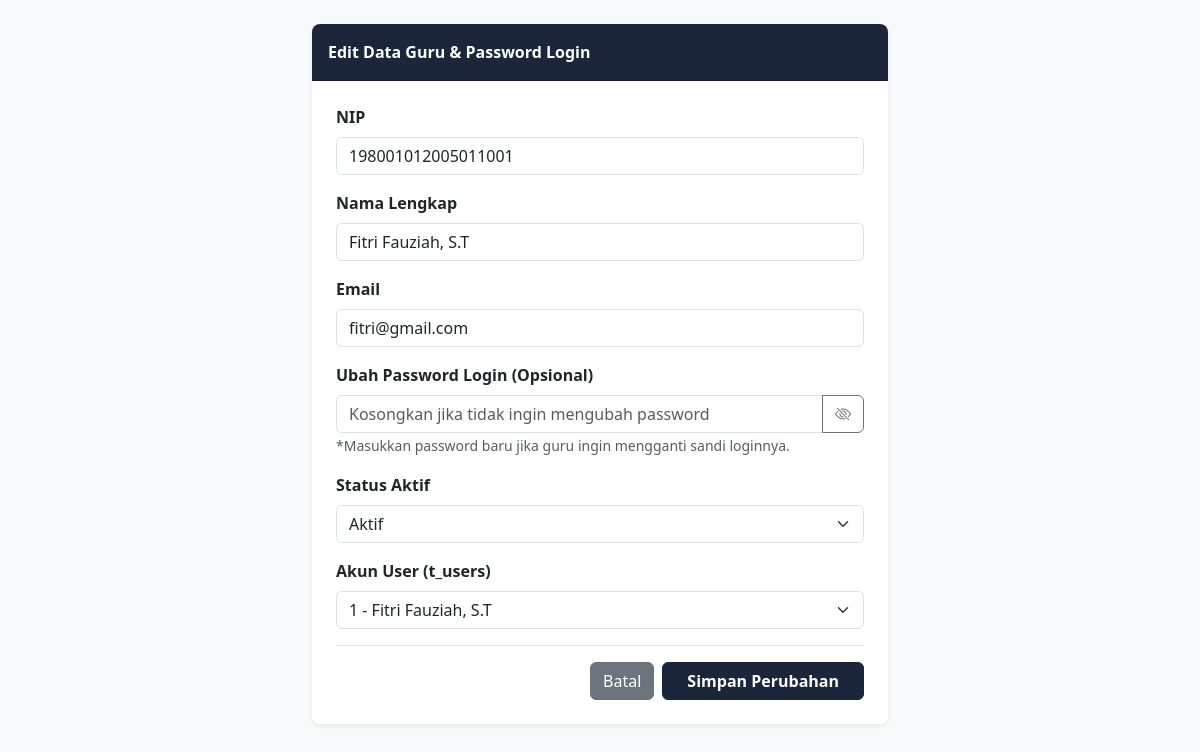
Page /guru/guru_edit.php?id=1 (signed in) on the committed database.
### tables this page shows
CREATE TABLE `t_guru` (
  `id` int(11) NOT NULL,
  `nip` varchar(30) NOT NULL,
  `nama` varchar(150) DEFAULT NULL,
  `email` varchar(150) NOT NULL,
  `status_aktif` tinyint(1) NOT NULL,
  `user_id` int(11) NOT NULL,
  `created_at` timestamp NOT NULL DEFAULT current_timestamp(),
  `updated_at` timestamp NOT NULL DEFAULT current_timestamp()
);

### guru/guru_edit.php (the view, shortened to what this page needs)
<?php
include '../koneksi.php';
$id = $_GET['id'] ?? '';
$data = mysqli_fetch_assoc(mysqli_query($koneksi, "SELECT * FROM t_guru WHERE id='$id'"));
?>
<!DOCTYPE html>
<html lang="id">
<head>
  <link href="https://cdn.jsdelivr.net/npm/bootstrap@5.3.0/dist/css/bootstrap.min.css" rel="stylesheet">
  <link rel="stylesheet" href="https://cdn.jsdelivr.net/npm/bootstrap-icons@1.11.1/font/bootstrap-icons.css">
</head>
<body class="bg-light p-4">
  <div class="container" style="max-width: 600px;">
    <div class="card shadow-sm border-0 rounded-3 overflow-hidden">
      <div class="card-header text-white fw-bold p-3" style="background-color: #1b263b;">
        Edit Data Guru & Password Login
      </div>
      <div class="card-body p-4 bg-white">
        <form action="" method="POST">
          <div class="mb-3">
            <label class="form-label fw-bold">NIP</label>
            <input type="text" name="nip" class="form-control" value="<?= htmlspecialchars($data['nip']); ?>" required>
          </div>
          <div class="mb-3">
            <label class="form-label fw-bold">Nama Lengkap</label>
            <input type="text" name="nama" class="form-control" value="<?= htmlspecialchars($data['nama']); ?>" required>
          </div>
          <div class="mb-3">
            <label class="form-label fw-bold">Email</label>
            <input type="email" name="email" class="form-control" value="<?= htmlspecialchars($data['email']); ?>" required>
          </div>
          <div class="mb-3">
            <label class="form-label fw-bold">Ubah Password Login (Opsional)</label>
            <div class="input-group">
              <input type="password" name="password" id="passwordEdit" class="form-control" placeholder="Kosongkan jika tidak ingin mengubah password">
              <button class="btn btn-outline-secondary" type="button" onclick="togglePass('passwordEdit', 'iconEdit')">
                <i class="bi bi-eye-slash" id="iconEdit"></i>
              </button>
            </div>
            <small class="text-muted">*Masukkan password baru jika guru ingin mengganti sandi loginnya.</small>
          </div>
          <div class="mb-3">
            <label class="form-label fw-bold">Status Aktif</label>
            <select name="status_aktif" class="form-select">
              <option value="1" <?= $data['status_aktif'] == 1 ? 'selected' : ''; ?>>Aktif</option>
            </select>
          </div>
          <div class="mb-3">
            <label class="form-label fw-bold">Akun User (t_users)</label>
            <select name="user_id" class="form-select">
              <?php
              $q_u = mysqli_query($koneksi, "SELECT * FROM t_users");
              while ($u = mysqli_fetch_assoc($q_u)) {
                $selected = ($u['id'] == $data['user_id']) ? 'selected' : '';
                echo "<option value='{$u['id']}' {$selected}>{$u['id']} - {$u['nama']}</option>";
              }
              ?>
            </select>
          </div>
          <div class="pt-3 border-top d-flex gap-2 justify-content-end">
            <a href="../dashboard.php?tab=menu2" class="btn btn-secondary">Batal</a>
            <button type="submit" name="update" class="btn text-white px-4 fw-bold" style="background-color: #1b263b; border-color: #1b263b;">Simpan Perubahan</button>
          </div>
        </form>
      </div>
    </div>
  </div>
</body>
</html>

### rows in the picture
t_guru: nip "198001012005011001", nama "Fitri Fauziah, S.T", email "fitri@gmail.com", status_aktif "Aktif"

### other values in the picture
form field user_id "1 - Fitri Fauziah, S.T"
